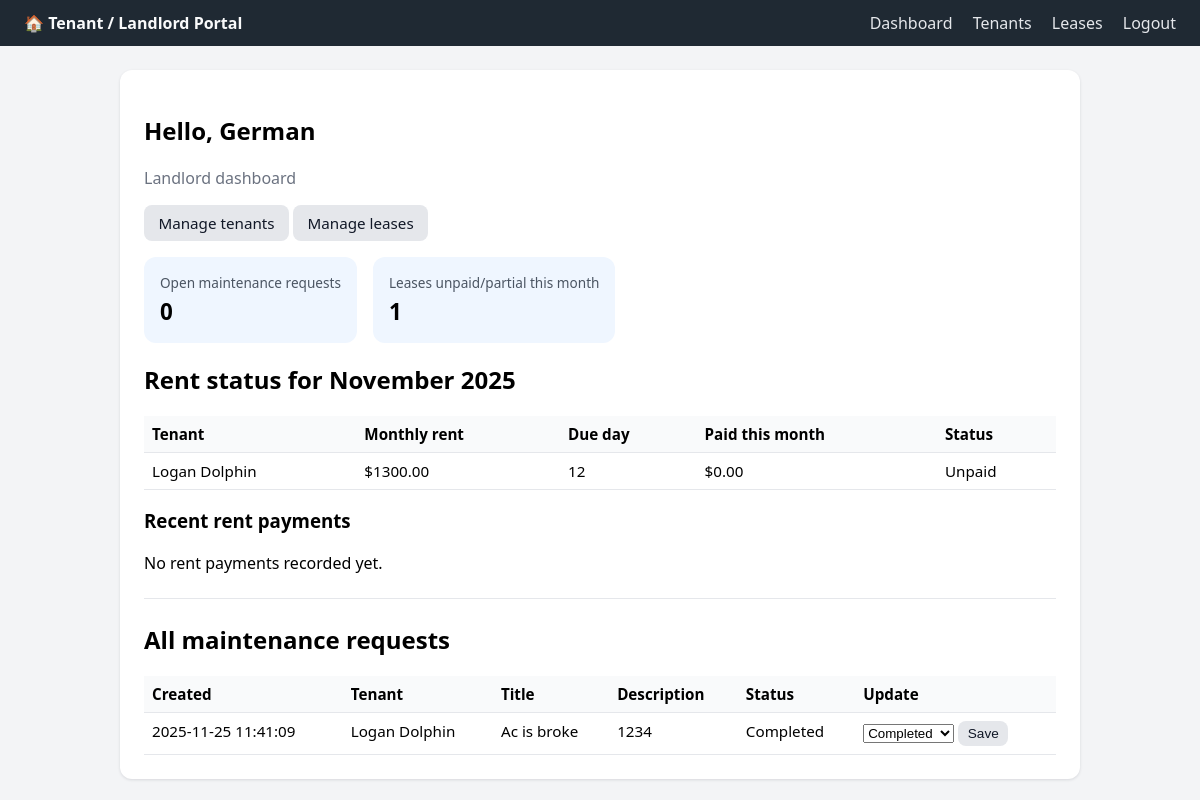
The app's page /landlord (signed in) with its own data.
### tables this page shows
CREATE TABLE users (
            id INTEGER PRIMARY KEY AUTOINCREMENT,
            username TEXT UNIQUE NOT NULL,
            password TEXT NOT NULL,
            role TEXT NOT NULL CHECK(role IN ('tenant', 'landlord')),
            full_name TEXT
        );

CREATE TABLE leases (
            id INTEGER PRIMARY KEY AUTOINCREMENT,
            tenant_id INTEGER NOT NULL,
            landlord_id INTEGER NOT NULL,
            monthly_rent REAL NOT NULL,
            due_day INTEGER NOT NULL DEFAULT 1,
            start_date DATE,
            end_date DATE,
            is_active INTEGER NOT NULL DEFAULT 1,
            FOREIGN KEY (tenant_id) REFERENCES users(id),
            FOREIGN KEY (landlord_id) REFERENCES users(id)
        );

CREATE TABLE maintenance_requests (
            id INTEGER PRIMARY KEY AUTOINCREMENT,
            tenant_id INTEGER NOT NULL,
            title TEXT NOT NULL,
            description TEXT NOT NULL,
            status TEXT NOT NULL DEFAULT 'Open',
            created_at TIMESTAMP DEFAULT CURRENT_TIMESTAMP,
            FOREIGN KEY (tenant_id) REFERENCES users(id)
        );

### app.py (the view)
@app.route('/landlord')
@login_required(role='landlord')
def landlord_dashboard():
    user = get_current_user()
    db = get_db()
    logger.debug("Loading landlord dashboard for landlord id=%s", user['id'])
    requests = db.execute(
        """
        SELECT mr.*, u.full_name as tenant_name, u.username as tenant_username
        FROM maintenance_requests mr
        JOIN users u ON u.id = mr.tenant_id
        LEFT JOIN leases l ON l.tenant_id = u.id AND l.is_active = 1
        WHERE l.landlord_id = ?
        ORDER BY mr.created_at DESC
        """,
        (user['id'],)
    ).fetchall()
    open_count = db.execute(
        """
        SELECT COUNT(*) as c
        FROM maintenance_requests mr
        JOIN users u ON u.id = mr.tenant_id
        LEFT JOIN leases l ON l.tenant_id = u.id AND l.is_active = 1
        WHERE mr.status = 'Open'
          AND l.landlord_id = ?
        """,
        (user['id'],)
    ).fetchone()['c']
    month, year, month_label = get_current_month_year()
    logger.debug("Calculating rent overview for landlord id=%s month=%s year=%s", user['id'], month, year)
    rent_rows = db.execute(
        """
        SELECT l.id as lease_id,
               t.full_name as tenant_name,
               t.username as tenant_username,
               l.monthly_rent,
               l.due_day,
               COALESCE(SUM(CASE WHEN rp.status = 'Paid' THEN rp.amount ELSE 0 END), 0) as paid_amount
        FROM leases l
        JOIN users t ON t.id = l.tenant_id
        LEFT JOIN rent_payments rp
          ON rp.lease_id = l.id
         AND rp.month = ?
         AND rp.year = ?
        WHERE l.is_active = 1
          AND l.landlord_id = ?
        GROUP BY l.id, tenant_name, tenant_username, l.monthly_rent, l.due_day
        ORDER BY tenant_name
        """,
        (month, year, user['id'])
    ).fetchall()
    rent_overview = []
    unpaid_count = 0
    for row in rent_rows:
        monthly_rent = row['monthly_rent']
        paid_amount = row['paid_amount']
        if paid_amount >= monthly_rent:
            status = 'Paid'
        elif paid_amount > 0:
            status = 'Partial'
        else:
            status = 'Unpaid'
        if status != 'Paid':
            unpaid_count += 1
        rent_overview.append({
            'tenant_name': row['tenant_name'] or row['tenant_username'],
            'monthly_rent': monthly_rent,
            'due_day': row['due_day'],
            'paid_amount': paid_amount,
            'status': status,
        })
    logger.debug(
        "Rent overview generated for %d leases for landlord id=%s, unpaid_count=%d",
        len(rent_overview), user['id'], unpaid_count
    )
    recent_payments = db.execute(
        """
        SELECT rp.*, t.full_name as tenant_name, t.username as tenant_username
        FROM rent_payments rp
        JOIN leases l ON l.id = rp.lease_id
        JOIN users t ON t.id = l.tenant_id
        WHERE l.landlord_id = ?
        ORDER BY rp.paid_at DESC
        LIMIT 10
        """,
        (user['id'],)
    ).fetchall()
    logger.debug("Loaded %d recent rent payments for landlord view.", len(recent_payments))
    return render_template(
        'landlord_dashboard.html',
        user=user,
        requests=requests,
        open_count=open_count,
        rent_month_label=month_label,
        rent_overview=rent_overview,
        unpaid_count=unpaid_count,
        recent_payments=recent_payments
    )

### app.py (called while the page is built, shortened)
def get_db():
    if 'db' not in g:
        logger.debug("Opening new database connection.")
        g.db = sqlite3.connect(app.config['DATABASE'])
        g.db.row_factory = sqlite3.Row
    return g.db

def get_current_month_year():
    today = datetime.date.today()
    month_label = today.strftime("%B %Y")
    return today.month, today.year, month_label

def get_current_user():
    user_id = session.get('user_id')
    if not user_id:
        logger.debug("No user_id in session.")
        return None
    db = get_db()
    user = db.execute("SELECT * FROM users WHERE id = ?", (user_id,)).fetchone()
    logger.debug("Loaded current user from DB: %s", dict(user) if user else None)
    return user

@app.context_processor
def inject_current_user():
    try:
        user = get_current_user()
    except Exception as exc:  # pragma: no cover - very defensive
        logger.error("Error injecting current_user: %s", exc)
        user = None
    return {"current_user": user}

def login_required(role=None):
    from functools import wraps
    def decorator(view):
        @wraps(view)
        def wrapped_view(*args, **kwargs):
            user = get_current_user()
            if user is None:
                flash("Please log in first.", "warning")
                logger.warning("Unauthorized access attempt to %s", request.path)
                return redirect(url_for('login', next=request.path))
            return view(*args, **kwargs)
        return wrapped_view
    return decorator

### templates/landlord_dashboard.html (shortened to what this page needs)
{% extends "base.html" %}
{% block content %}
  <section class="card">
    <h1>Hello, {{ user.full_name or user.username }}</h1>
    <p class="subtitle">Landlord dashboard</p>
    <p>
      <a class="button" href="{{ url_for('landlord_tenants') }}">Manage tenants</a>
      <a class="button" href="{{ url_for('landlord_leases') }}">Manage leases</a>
    </p>
    <div class="summary-row">
      <div class="summary-card">
        <div class="summary-label">Open maintenance requests</div>
        <div class="summary-value">{{ open_count }}</div>
      </div>
      <div class="summary-card">
        <div class="summary-label">Leases unpaid/partial this month</div>
        <div class="summary-value">{{ unpaid_count }}</div>
      </div>
    </div>
    <h2>Rent status for {{ rent_month_label }}</h2>
    {% if rent_overview %}
      <table class="table">
        <thead>
          <tr>
            <th>Tenant</th>
            <th>Monthly rent</th>
            <th>Due day</th>
            <th>Paid this month</th>
            <th>Status</th>
          </tr>
        </thead>
        <tbody>
          {% for row in rent_overview %}
            <tr>
              <td>{{ row.tenant_name }}</td>
              <td>${{ '%.2f'|format(row.monthly_rent or 0) }}</td>
              <td>{{ row.due_day }}</td>
              <td>${{ '%.2f'|format(row.paid_amount or 0) }}</td>
              <td>{{ row.status }}</td>
            </tr>
          {% endfor %}
        </tbody>
      </table>
    {% else %}
      <p>No active leases yet.</p>
    {% endif %}
    <h3>Recent rent payments</h3>
    {% if recent_payments %}
      <table class="table">
        <thead>
          <tr>
            <th>Paid at</th>
            <th>Tenant</th>
            <th>Amount</th>
            <th>Month</th>
            <th>Year</th>
            <th>Method</th>
            <th>Note</th>
          </tr>
        </thead>
        <tbody>
          {% for p in recent_payments %}
            <tr>
              <td>{{ p.paid_at }}</td>
              <td>{{ p.tenant_name or p.tenant_username }}</td>
              <td>${{ '%.2f'|format(p.amount or 0) }}</td>
              <td>{{ p.month }}</td>
              <td>{{ p.year }}</td>
              <td>{{ p.method }}</td>
              <td>{{ p.note }}</td>
            </tr>
          {% endfor %}
        </tbody>
      </table>
    {% else %}
      <p>No rent payments recorded yet.</p>
    {% endif %}
    <hr class="section-divider">
    <h2>All maintenance requests</h2>
    {% if requests %}
      <table class="table">
        <thead>
          <tr>
            <th>Created</th>
            <th>Tenant</th>
            <th>Title</th>
            <th>Description</th>
            <th>Status</th>
            <th>Update</th>
          </tr>
        </thead>
        <tbody>
          {% for r in requests %}
            <tr>
              <td>{{ r.created_at }}</td>
              <td>{{ r.tenant_name or r.tenant_username }}</td>
              <td>{{ r.title }}</td>
              <td>{{ r.description }}</td>
              <td>{{ r.status }}</td>
              <td>
                <form method="post" action="{{ url_for('update_request_status', req_id=r.id) }}">
                  <select name="status">
                    <option value="Completed" {% if r.status == 'Completed' %}selected{% endif %}>Completed</option>
                  </select>
                  <button class="button small" type="submit">Save</button>
                </form>
              </td>
            </tr>
          {% endfor %}
        </tbody>
      </table>
    {% else %}
      <p>No maintenance requests yet.</p>
    {% endif %}
  </section>
{% endblock %}

### templates/base.html (shortened to what this page needs)
<!doctype html>
<html lang="en">
<head>
  <link rel="stylesheet" href="{{ url_for('static', filename='style.css') }}">
</head>
<body>
  <header class="top-bar">
    <div class="brand">🏠 Tenant / Landlord Portal</div>
    <nav>
      {% if current_user %}
        <a href="{{ url_for('dashboard') }}">Dashboard</a>
        {% if current_user.role == 'landlord' %}
          <a href="{{ url_for('landlord_tenants') }}">Tenants</a>
          <a href="{{ url_for('landlord_leases') }}">Leases</a>
        {% endif %}
        <a href="{{ url_for('logout') }}">Logout</a>
      {% else %}
        <a href="{{ url_for('login') }}">Login</a>
      {% endif %}
    </nav>
  </header>
  <main class="container">
    {% block content %}{% endblock %}
  </main>
</body>
</html>

### static/style.css (style rules this page uses)
body { font-family: system-ui, -apple-system, BlinkMacSystemFont, "Segoe UI", sans-serif; margin: 0; background: #f3f4f6; }
.top-bar { display: flex; justify-content: space-between; align-items: center; background: #1f2933; color: #f9fafb; padding: 0.75rem 1.5rem; }
.top-bar .brand { font-weight: 600; }
.top-bar nav a { color: #e5e7eb; margin-left: 1rem; text-decoration: none; }
.container { max-width: 960px; margin: 1.5rem auto; padding: 0 1rem; }
.card { background: #ffffff; border-radius: 0.75rem; padding: 1.5rem; box-shadow: 0 1px 3px rgba(15, 23, 42, 0.12); }
.subtitle { color: #6b7280; margin-top: 0; }
.button { display: inline-block; padding: 0.5rem 0.9rem; border-radius: 0.5rem; border: none; background: #e5e7eb; cursor: pointer; text-decoration: none; color: #111827; font-size: 0.95rem; }
.button.small { padding: 0.3rem 0.6rem; font-size: 0.85rem; }
.table { width: 100%; border-collapse: collapse; margin-top: 1rem; font-size: 0.95rem; }
.table th, .table td { border-bottom: 1px solid #e5e7eb; padding: 0.5rem; text-align: left; vertical-align: top; }
.table th { background: #f9fafb; }
.summary-row { display: flex; gap: 1rem; margin-bottom: 1rem; flex-wrap: wrap; }
.summary-card { background: #eff6ff; border-radius: 0.75rem; padding: 1rem; min-width: 180px; }
.summary-label { font-size: 0.85rem; color: #4b5563; }
.summary-value { font-size: 1.4rem; font-weight: 700; margin-top: 0.25rem; }
.section-divider { margin: 1.5rem 0; border: 0; border-top: 1px solid #e5e7eb; }

### records on screen
users: full_name "German"
leases: tenant_name "Logan Dolphin", monthly_rent "1300.00", due_day "12", paid_amount "0.00", status "Unpaid"
maintenance_requests: created_at "2025-11-25 11:41:09", full_name "Logan Dolphin", title "Ac is broke", description "1234", status "Completed"

### other values on screen
{{ open_count }} "0"
{{ unpaid_count }} "1"
{{ rent_month_label }} "November 2025"
